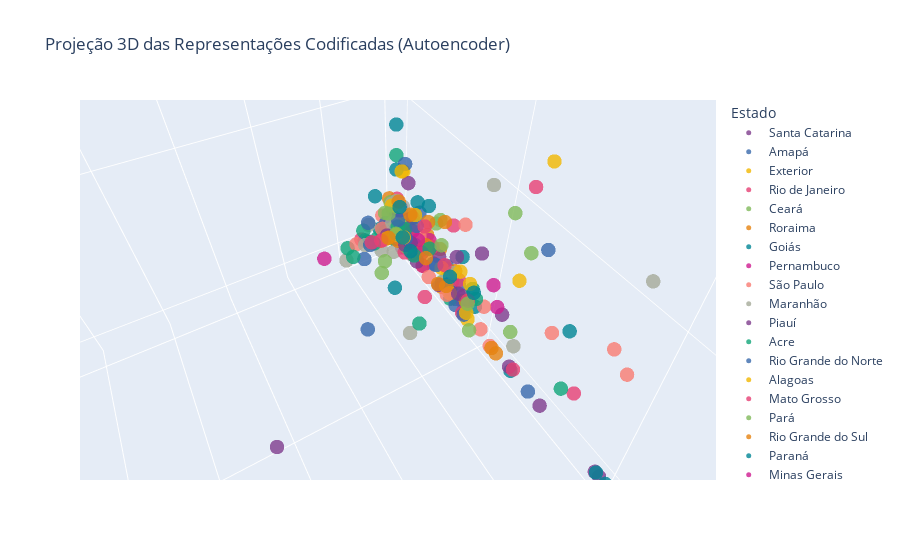

Source (notebook cell):
### Code cell
from sklearn.model_selection import train_test_split
import plotly.express as px

# Separa variável-alvo e preditoras
y = df['Estado']
X = df.drop(columns=['Estado'])

# Converte variáveis categóricas em numéricas (one-hot encoding)
X_encoded = pd.get_dummies(X, drop_first=True)

# Divide em conjuntos de treino e teste
X_train, X_test, y_train, y_test = train_test_split(
    X_encoded, y, test_size=0.2, random_state=42
)

# Cria DataFrame com as 3 primeiras dimensões codificadas (saída do encoder)
df_encoded = pd.DataFrame(X_train_encoded[:, :3], columns=['Dim1', 'Dim2', 'Dim3'])

# Adiciona a coluna da variável-alvo (Estado)
df_encoded['Estado'] = y_train.values

# Gera gráfico 3D interativo com Plotly
fig = px.scatter_3d(
    df_encoded, 
    x='Dim1', 
    y='Dim2', 
    z='Dim3',
    color='Estado',
    title='Projeção 3D das Representações Codificadas (Autoencoder)',
    opacity=0.8,
    color_discrete_sequence=px.colors.qualitative.Bold
)

# Ajusta tamanho dos pontos e exibe o gráfico
fig.update_traces(marker=dict(size=5))
fig.show()

### Figure 1 — Plotly figure (JSON) as saved in the notebook; plotly's stock layout.template omitted (floating-point values rounded to 4 significant figures)
{"data": [{"hovertemplate": "Estado=Santa Catarina<br>Dim1=%{x}<br>Dim2=%{y}<br>Dim3=%{z}<extra></extra>", "legendgroup": "Santa Catarina", "marker": {"color": "rgb(127, 60, 141)", "opacity": 0.8, "size": 5, "symbol": "circle"}, "mode": "markers", "name": "Santa Catarina", "scene": "scene", "showlegend": true, "type": "scatter3d", "x": [0.0, 0.0, 0.0, 0.0, 0.0, 0.004461, 0.02736], "y": [1.193, 0.08735, 0.4396, 0.3141, 0.5566, 0.0, 0.0281], "z": [0.02031, 0.07132, 0.2899, 0.04574, 0.1649, 0.09845, 0.1421]}, {"hovertemplate": "Estado=Amapá<br>Dim1=%{x}<br>Dim2=%{y}<br>Dim3=%{z}<extra></extra>", "legendgroup": "Amapá", "marker": {"color": "rgb(57, 105, 172)", "opacity": 0.8, "size": 5, "symbol": "circle"}, "mode": "markers", "name": "Amapá", "scene": "scene", "showlegend": true, "type": "scatter3d", "x": [0.0, 0.0, 0.0, 0.0, 0.0, 0.01209, 0.0, 0.0, 0.03153, 0.0], "y": [0.05206, 0.0, 0.04948, 0.1415, 0.08738, 0.3847, 0.3635, 0.2355, 0.0, 1.501], "z": [0.08649, 0.01544, 0.005577, 0.2049, 0.04309, 0.1174, 0.02408, 0.06499, 0.04517, 0.0]}, {"hovertemplate": "Estado=Exterior<br>Dim1=%{x}<br>Dim2=%{y}<br>Dim3=%{z}<extra></extra>", "legendgroup": "Exterior", "marker": {"color": "rgb(242, 183, 1)", "opacity": 0.8, "size": 5, "symbol": "circle"}, "mode": "markers", "name": "Exterior", "scene": "scene", "showlegend": true, "type": "scatter3d", "x": [0.006383, 0.00054, 0.0, 0.003572, 0.0], "y": [0.02097, 0.07306, 0.306, 0.04215, 0.2244], "z": [0.00315, 0.0747, 0.108, 0.035, 0.1245]}, {"hovertemplate": "Estado=Rio de Janeiro<br>Dim1=%{x}<br>Dim2=%{y}<br>Dim3=%{z}<extra></extra>", "legendgroup": "Rio de Janeiro", "marker": {"color": "rgb(231, 63, 116)", "opacity": 0.8, "size": 5, "symbol": "circle"}, "mode": "markers", "name": "Rio de Janeiro", "scene": "scene", "showlegend": true, "type": "scatter3d", "x": [0.1694, 0.0, 0.02533, 0.0, 0.05176, 0.1531, 0.0, 0.0, 0.0, 0.0, 0.0], "y": [0.3829, 0.09444, 0.0, 0.55, 0.0, 0.03386, 0.4084, 0.8197, 0.3118, 0.002138, 1.151], "z": [1.446, 0.006444, 0.06857, 0.5713, 0.0, 0.07683, 0.01198, 0.1668, 0.2859, 0.1623, 0.5381]}, {"hovertemplate": "Estado=Ceará<br>Dim1=%{x}<br>Dim2=%{y}<br>Dim3=%{z}<extra></extra>", "legendgroup": "Ceará", "marker": {"color": "rgb(128, 186, 90)", "opacity": 0.8, "size": 5, "symbol": "circle"}, "mode": "markers", "name": "Ceará", "scene": "scene", "showlegend": true, "type": "scatter3d", "x": [0.0, 0.0, 0.0, 0.0, 0.0, 0.1551, 0.08675, 0.0, 0.05296, 0.0, 0.0], "y": [0.2314, 1.043, 0.0, 1.112, 0.07691, 0.1757, 0.0, 1.613, 0.0, 0.2893, 0.5867], "z": [0.231, 0.6092, 0.952, 0.06792, 0.1432, 0.04926, 0.0, 0.1265, 0.0, 0.02916, 0.4203]}, {"hovertemplate": "Estado=Roraima<br>Dim1=%{x}<br>Dim2=%{y}<br>Dim3=%{z}<extra></extra>", "legendgroup": "Roraima", "marker": {"color": "rgb(230, 131, 16)", "opacity": 0.8, "size": 5, "symbol": "circle"}, "mode": "markers", "name": "Roraima", "scene": "scene", "showlegend": true, "type": "scatter3d", "x": [0.01978, 0.0, 0.0, 0.0, 0.8341, 0.08152, 0.02749, 0.0, 0.0, 0.002453, 0.0], "y": [0.04968, 1.399, 0.2043, 0.2912, 1.523, 0.06038, 0.0, 1.373, 0.1227, 0.1939, 0.2621], "z": [0.05942, 0.0, 0.1189, 0.00757, 0.133, 0.08939, 0.1733, 0.0, 0.01336, 0.1558, 0.1529]}, {"hovertemplate": "Estado=Goiás<br>Dim1=%{x}<br>Dim2=%{y}<br>Dim3=%{z}<extra></extra>", "legendgroup": "Goiás", "marker": {"color": "rgb(0, 134, 149)", "opacity": 0.8, "size": 5, "symbol": "circle"}, "mode": "markers", "name": "Goiás", "scene": "scene", "showlegend": true, "type": "scatter3d", "x": [0.0, 0.0, 0.0, 0.0005174, 0.0, 0.0, 0.0, 0.0, 0.06624, 0.0, 0.0, 0.0], "y": [0.1289, 0.6399, 0.4532, 0.0, 0.3335, 0.0, 1.121, 0.07827, 0.0, 1.644, 0.07812, 0.7437], "z": [0.2366, 0.0, 0.08408, 0.0, 0.04003, 0.4275, 0.0413, 0.04407, 0.05627, 1.343, 0.09475, 0.3215]}, {"hovertemplate": "Estado=Pernambuco<br>Dim1=%{x}<br>Dim2=%{y}<br>Dim3=%{z}<extra></extra>", "legendgroup": "Pernambuco", "marker": {"color": "rgb(207, 28, 144)", "opacity": 0.8, "size": 5, "symbol": "circle"}, "mode": "markers", "name": "Pernambuco", "scene": "scene", "showlegend": true, "type": "scatter3d", "x": [0.0, 0.06172, 0.0, 0.0, 0.01586, 0.1003, 0.01217, 0.0, 0.0], "y": [0.3994, 0.2909, 0.02864, 0.5338, 0.06594, 0.1104, 0.2061, 1.595, 0.3371], "z": [0.05139, 0.2433, 0.1438, 0.172, 0.0, 0.1704, 1.714, 0.3337, 0.07901]}, {"hovertemplate": "Estado=São Paulo<br>Dim1=%{x}<br>Dim2=%{y}<br>Dim3=%{z}<extra></extra>", "legendgroup": "São Paulo", "marker": {"color": "rgb(249, 123, 114)", "opacity": 0.8, "size": 5, "symbol": "circle"}, "mode": "markers", "name": "São Paulo", "scene": "scene", "showlegend": true, "type": "scatter3d", "x": [0.0, 0.05491, 0.0, 0.01174, 0.0, 0.0, 0.0, 0.01095, 0.0], "y": [0.8403, 0.0, 0.7076, 0.4992, 0.148, 1.306, 0.3232, 0.07792, 0.3602], "z": [0.3811, 0.1121, 0.27, 0.1427, 0.1134, 0.05235, 0.06491, 0.1195, 0.3264]}, {"hovertemplate": "Estado=Maranhão<br>Dim1=%{x}<br>Dim2=%{y}<br>Dim3=%{z}<extra></extra>", "legendgroup": "Maranhão", "marker": {"color": "rgb(165, 170, 153)", "opacity": 0.8, "size": 5, "symbol": "circle"}, "mode": "markers", "name": "Maranhão", "scene": "scene", "showlegend": true, "type": "scatter3d", "x": [0.0, 0.0, 0.0, 0.0, 0.005073, 0.217, 0.0944, 0.1085, 0.0, 0.2322, 0.0515, 0.0], "y": [0.0, 0.3042, 0.06575, 0.6218, 0.05182, 0.4516, 0.06171, 0.003529, 0.8324, 0.08166, 0.0699, 0.0], "z": [2.226, 0.05435, 0.1406, 0.101, 0.02265, 0.1063, 0.0203, 0.0972, 0.5715, 0.06176, 0.0, 1.688]}, {"hovertemplate": "Estado=Piauí<br>Dim1=%{x}<br>Dim2=%{y}<br>Dim3=%{z}<extra></extra>", "legendgroup": "Piauí", "marker": {"color": "rgb(127, 60, 141)", "opacity": 0.8, "size": 5, "symbol": "circle"}, "mode": "markers", "name": "Piauí", "scene": "scene", "showlegend": true, "type": "scatter3d", "x": [0.05936, 0.0, 0.0, 0.0, 0.01427, 0.0, 0.004841, 0.0, 0.0, 0.009436, 0.0], "y": [0.1449, 2.075, 0.7611, 0.05776, 0.01603, 0.02807, 0.6343, 0.2746, 0.3996, 0.2738, 0.9728], "z": [0.1328, 0.0, 0.0, 0.07731, 0.0, 0.1328, 0.01839, 0.0, 0.07621, 0.1356, 0.0]}, {"hovertemplate": "Estado=Acre<br>Dim1=%{x}<br>Dim2=%{y}<br>Dim3=%{z}<extra></extra>", "legendgroup": "Acre", "marker": {"color": "rgb(17, 165, 121)", "opacity": 0.8, "size": 5, "symbol": "circle"}, "mode": "markers", "name": "Acre", "scene": "scene", "showlegend": true, "type": "scatter3d", "x": [0.02315, 0.0, 0.0, 0.0, 0.0, 0.1919, 0.06888, 0.0, 0.0, 0.06038, 0.07512], "y": [0.7981, 1.442, 0.8984, 0.3406, 1.888, 0.0, 0.09475, 0.4307, 1.431, 0.0156, 0.0], "z": [0.1765, 0.05818, 0.6726, 0.0, 0.0, 0.02646, 0.09221, 0.1403, 0.03781, 0.06377, 0.01978]}, {"hovertemplate": "Estado=Rio Grande do Norte<br>Dim1=%{x}<br>Dim2=%{y}<br>Dim3=%{z}<extra></extra>", "legendgroup": "Rio Grande do Norte", "marker": {"color": "rgb(57, 105, 172)", "opacity": 0.8, "size": 5, "symbol": "circle"}, "mode": "markers", "name": "Rio Grande do Norte", "scene": "scene", "showlegend": true, "type": "scatter3d", "x": [0.0, 0.0, 0.0, 0.1555, 0.1258, 0.0, 0.0, 0.0413, 0.0, 0.001615, 0.0, 0.0], "y": [0.3028, 1.11, 1.169, 0.05051, 0.0, 0.0, 1.237, 0.0, 0.3223, 0.126, 0.3695, 0.3304], "z": [0.1168, 0.1565, 0.001389, 0.0, 0.03153, 0.663, 0.02763, 0.07283, 0.05216, 0.055, 0.0, 0.9227]}, {"hovertemplate": "Estado=Alagoas<br>Dim1=%{x}<br>Dim2=%{y}<br>Dim3=%{z}<extra></extra>", "legendgroup": "Alagoas", "marker": {"color": "rgb(242, 183, 1)", "opacity": 0.8, "size": 5, "symbol": "circle"}, "mode": "markers", "name": "Alagoas", "scene": "scene", "showlegend": true, "type": "scatter3d", "x": [0.0, 0.02973, 0.005039, 0.0, 0.0, 0.0, 0.0, 0.0, 0.0, 0.0, 0.07945], "y": [0.1757, 0.06148, 0.05786, 0.4339, 0.1072, 0.04217, 0.3344, 1.554, 0.2795, 0.2582, 0.09811], "z": [0.0, 0.1079, 0.09246, 0.0, 0.1151, 0.294, 0.02108, 1.177, 0.08628, 1.108, 0.1178]}, {"hovertemplate": "Estado=Mato Grosso<br>Dim1=%{x}<br>Dim2=%{y}<br>Dim3=%{z}<extra></extra>", "legendgroup": "Mato Grosso", "marker": {"color": "rgb(231, 63, 116)", "opacity": 0.8, "size": 5, "symbol": "circle"}, "mode": "markers", "name": "Mato Grosso", "scene": "scene", "showlegend": true, "type": "scatter3d", "x": [0.0, 0.0, 0.02068, 0.0, 0.0, 0.002482, 0.0, 0.0, 0.08391, 0.0], "y": [0.2229, 0.0, 0.09198, 0.6458, 0.2845, 0.1134, 0.4058, 0.02373, 0.3197, 0.367], "z": [0.1294, 0.0, 0.0, 0.01562, 0.8352, 0.0, 0.0004054, 0.0, 0.03814, 0.115]}, {"hovertemplate": "Estado=Pará<br>Dim1=%{x}<br>Dim2=%{y}<br>Dim3=%{z}<extra></extra>", "legendgroup": "Pará", "marker": {"color": "rgb(128, 186, 90)", "opacity": 0.8, "size": 5, "symbol": "circle"}, "mode": "markers", "name": "Pará", "scene": "scene", "showlegend": true, "type": "scatter3d", "x": [0.0, 0.0, 0.06096, 0.02344, 0.0, 0.0, 0.0, 0.02954, 0.006278, 0.0, 0.08457, 0.0], "y": [0.2511, 1.322, 0.06958, 0.0, 0.0, 0.5981, 0.0, 0.1133, 0.0, 1.495, 0.2116, 0.5148], "z": [0.2589, 0.1452, 0.2202, 0.03477, 0.1275, 0.1374, 0.0, 0.152, 0.04342, 0.7192, 0.1587, 0.4793]}, {"hovertemplate": "Estado=Rio Grande do Sul<br>Dim1=%{x}<br>Dim2=%{y}<br>Dim3=%{z}<extra></extra>", "legendgroup": "Rio Grande do Sul", "marker": {"color": "rgb(230, 131, 16)", "opacity": 0.8, "size": 5, "symbol": "circle"}, "mode": "markers", "name": "Rio Grande do Sul", "scene": "scene", "showlegend": true, "type": "scatter3d", "x": [0.0, 0.0, 0.004411, 0.0, 0.01182, 0.002197, 0.0, 0.04771, 0.06269, 0.0, 0.0], "y": [1.075, 0.1886, 0.197, 1.201, 0.1792, 0.03065, 0.4124, 0.09286, 0.0, 1.262, 0.3455], "z": [0.7007, 0.1062, 0.2123, 0.1145, 0.08363, 0.01788, 0.06616, 0.06947, 0.0, 0.01053, 0.1336]}, {"hovertemplate": "Estado=Paraná<br>Dim1=%{x}<br>Dim2=%{y}<br>Dim3=%{z}<extra></extra>", "legendgroup": "Paraná", "marker": {"color": "rgb(0, 134, 149)", "opacity": 0.8, "size": 5, "symbol": "circle"}, "mode": "markers", "name": "Paraná", "scene": "scene", "showlegend": true, "type": "scatter3d", "x": [0.114, 0.0, 0.04471, 0.0, 0.0, 0.0, 0.0, 0.1149, 0.0, 0.1291], "y": [0.0, 2.026, 0.0, 0.3682, 0.0, 1.257, 1.828, 0.07326, 0.0, 0.2137], "z": [0.02067, 0.0, 0.03473, 0.2138, 0.0, 0.0, 0.0, 0.2669, 0.2749, 0.0]}, {"hovertemplate": "Estado=Minas Gerais<br>Dim1=%{x}<br>Dim2=%{y}<br>Dim3=%{z}<extra></extra>", "legendgroup": "Minas Gerais", "marker": {"color": "rgb(207, 28, 144)", "opacity": 0.8, "size": 5, "symbol": "circle"}, "mode": "markers", "name": "Minas Gerais", "scene": "scene", "showlegend": true, "type": "scatter3d", "x": [1.184, 0.004708, 0.07384, 0.0002769, 0.06201, 0.06232, 0.0, 0.0, 0.0, 0.0], "y": [0.247, 0.1132, 0.2754, 0.002527, 0.0, 1.374, 0.5033, 0.1396, 1.065, 0.176], "z": [0.7215, 0.1088, 0.186, 0.0, 0.0, 0.0, 0.2301, 0.08892, 0.09444, 0.0]}, {"hovertemplate": "Estado=Bahia<br>Dim1=%{x}<br>Dim2=%{y}<br>Dim3=%{z}<extra></extra>", "legendgroup": "Bahia", "marker": {"color": "rgb(249, 123, 114)", "opacity": 0.8, "size": 5, "symbol": "circle"}, "mode": "markers", "name": "Bahia", "scene": "scene", "showlegend": true, "type": "scatter3d", "x": [0.0, 0.0, 0.0, 0.05732, 0.1578, 0.0, 0.04647, 0.05721, 0.0, 0.0], "y": [1.329, 1.554, 0.5447, 0.0, 0.0, 0.3215, 0.2804, 0.0, 0.4947, 0.8855], "z": [0.07743, 0.1201, 0.0, 0.0, 0.02924, 0.0, 0.07032, 0.0533, 0.02228, 0.3534]}, {"hovertemplate": "Estado=Não informado<br>Dim1=%{x}<br>Dim2=%{y}<br>Dim3=%{z}<extra></extra>", "legendgroup": "Não informado", "marker": {"color": "rgb(165, 170, 153)", "opacity": 0.8, "size": 5, "symbol": "circle"}, "mode": "markers", "name": "Não informado", "scene": "scene", "showlegend": true, "type": "scatter3d", "x": [0.06634, 0.1254, 0.0, 0.01764, 0.003247, 0.0], "y": [0.08859, 0.0, 0.3362, 0.001108, 0.006279, 0.04123], "z": [0.2308, 0.009007, 0.1173, 0.06406, 0.1573, 0.1572]}, {"hovertemplate": "Estado=Sergipe<br>Dim1=%{x}<br>Dim2=%{y}<br>Dim3=%{z}<extra></extra>", "legendgroup": "Sergipe", "marker": {"color": "rgb(127, 60, 141)", "opacity": 0.8, "size": 5, "symbol": "circle"}, "mode": "markers", "name": "Sergipe", "scene": "scene", "showlegend": true, "type": "scatter3d", "x": [0.03907, 0.0, 0.0, 0.0, 0.0, 0.03531, 0.6251, 0.006013, 0.08088, 0.0, 0.0], "y": [0.0, 0.3443, 0.06127, 0.3739, 0.07241, 0.1111, 0.7209, 0.1494, 0.2246, 0.103, 0.9593], "z": [0.01402, 0.1924, 0.0, 0.0601, 0.2705, 0.1283, 0.4304, 0.0, 0.1867, 0.1565, 0.0]}, {"hovertemplate": "Estado=Amazonas<br>Dim1=%{x}<br>Dim2=%{y}<br>Dim3=%{z}<extra></extra>", "legendgroup": "Amazonas", "marker": {"color": "rgb(17, 165, 121)", "opacity": 0.8, "size": 5, "symbol": "circle"}, "mode": "markers", "name": "Amazonas", "scene": "scene", "showlegend": true, "type": "scatter3d", "x": [0.0, 0.0, 0.0, 0.0, 0.09159, 0.0, 0.0, 0.1858, 0.1352, 0.1559, 0.0, 0.03092, 0.0], "y": [0.1209, 0.0, 0.2077, 1.256, 0.0, 1.545, 0.4511, 0.02711, 0.3739, 0.06094, 0.007471, 0.1094, 0.0], "z": [0.0, 1.119, 0.1077, 0.08953, 0.0, 1.343, 0.1172, 0.005475, 0.0, 0.1386, 0.04385, 0.1266, 0.3266]}, {"hovertemplate": "Estado=Paraíba<br>Dim1=%{x}<br>Dim2=%{y}<br>Dim3=%{z}<extra></extra>", "legendgroup": "Paraíba", "marker": {"color": "rgb(57, 105, 172)", "opacity": 0.8, "size": 5, "symbol": "circle"}, "mode": "markers", "name": "Paraíba", "scene": "scene", "showlegend": true, "type": "scatter3d", "x": [0.0, 0.0, 0.0, 0.9417, 0.0, 0.1066, 0.3355, 0.0, 0.0, 0.0, 0.109, 0.0], "y": [0.0103, 0.1291, 0.7137, 0.2769, 0.05226, 0.0, 0.442, 0.4132, 0.2505, 0.6249, 0.0, 0.06346], "z": [0.07622, 0.1419, 0.0, 0.6486, 0.3265, 0.0, 0.1956, 0.0, 0.07201, 0.463, 0.1037, 0.03411]}, {"hovertemplate": "Estado=Tocantins<br>Dim1=%{x}<br>Dim2=%{y}<br>Dim3=%{z}<extra></extra>", "legendgroup": "Tocantins", "marker": {"color": "rgb(242, 183, 1)", "opacity": 0.8, "size": 5, "symbol": "circle"}, "mode": "markers", "name": "Tocantins", "scene": "scene", "showlegend": true, "type": "scatter3d", "x": [0.0, 0.03886, 0.0, 0.0, 0.0, 0.006866, 0.0381, 0.01772, 0.0, 0.0, 0.003021], "y": [0.578, 0.1151, 0.117, 0.4169, 0.368, 0.5799, 0.0, 0.0, 0.03257, 0.4229, 0.0], "z": [0.3212, 0.09868, 0.1776, 0.1478, 0.1529, 0.6496, 0.0, 0.1392, 0.2883, 0.02087, 0.0]}, {"hovertemplate": "Estado=Distrito Federal<br>Dim1=%{x}<br>Dim2=%{y}<br>Dim3=%{z}<extra></extra>", "legendgroup": "Distrito Federal", "marker": {"color": "rgb(231, 63, 116)", "opacity": 0.8, "size": 5, "symbol": "circle"}, "mode": "markers", "name": "Distrito Federal", "scene": "scene", "showlegend": true, "type": "scatter3d", "x": [0.06232, 0.0, 0.1001, 0.0, 0.0, 0.0, 0.0], "y": [0.0, 0.1736, 0.0, 0.4202, 0.293, 1.084, 1.286], "z": [0.0, 0.1743, 0.009869, 0.0761, 0.111, 0.0, 0.0]}, {"hovertemplate": "Estado=Espírito Santo<br>Dim1=%{x}<br>Dim2=%{y}<br>Dim3=%{z}<extra></extra>", "legendgroup": "Espírito Santo", "marker": {"color": "rgb(128, 186, 90)", "opacity": 0.8, "size": 5, "symbol": "circle"}, "mode": "markers", "name": "Espírito Santo", "scene": "scene", "showlegend": true, "type": "scatter3d", "x": [0.0, 0.0508, 0.0, 0.01362, 0.0, 0.0195, 0.04454, 0.1362, 0.0], "y": [0.5683, 0.03669, 0.3027, 0.01961, 0.4218, 0.4693, 0.0, 0.1641, 0.2673], "z": [1.201, 0.1459, 1.218, 0.02557, 0.06376, 0.0, 0.1193, 0.08259, 0.1736]}, {"hovertemplate": "Estado=Rondônia<br>Dim1=%{x}<br>Dim2=%{y}<br>Dim3=%{z}<extra></extra>", "legendgroup": "Rondônia", "marker": {"color": "rgb(230, 131, 16)", "opacity": 0.8, "size": 5, "symbol": "circle"}, "mode": "markers", "name": "Rondônia", "scene": "scene", "showlegend": true, "type": "scatter3d", "x": [0.0, 0.0, 0.0, 0.0, 0.0, 0.0, 0.03328, 0.0, 0.0, 0.0], "y": [0.5528, 0.3131, 0.2695, 0.5738, 0.192, 0.01446, 0.0, 0.1867, 0.0893, 0.2723], "z": [0.0, 0.03447, 0.0, 0.0, 0.05092, 0.1592, 0.0, 0.7285, 0.1585, 0.2682]}, {"hovertemplate": "Estado=Mato Grosso do Sul<br>Dim1=%{x}<br>Dim2=%{y}<br>Dim3=%{z}<extra></extra>", "legendgroup": "Mato Grosso do Sul", "marker": {"color": "rgb(0, 134, 149)", "opacity": 0.8, "size": 5, "symbol": "circle"}, "mode": "markers", "name": "Mato Grosso do Sul", "scene": "scene", "showlegend": true, "type": "scatter3d", "x": [0.03496, 0.0, 0.0, 0.0, 0.0, 0.0, 0.0, 0.0], "y": [0.2394, 0.9917, 0.3254, 0.09665, 0.4382, 0.04314, 0.02075, 0.9621], "z": [0.316, 0.0, 0.08946, 0.0, 0.1313, 0.02134, 0.1404, 0.001592]}, {"hovertemplate": "Estado=Não identificado<br>Dim1=%{x}<br>Dim2=%{y}<br>Dim3=%{z}<extra></extra>", "legendgroup": "Não identificado", "marker": {"color": "rgb(207, 28, 144)", "opacity": 0.8, "size": 5, "symbol": "circle"}, "mode": "markers", "name": "Não identificado", "scene": "scene", "showlegend": true, "type": "scatter3d", "x": [0.279], "y": [0.0], "z": [0.02025]}, {"hovertemplate": "Estado=Não se aplica<br>Dim1=%{x}<br>Dim2=%{y}<br>Dim3=%{z}<extra></extra>", "legendgroup": "Não se aplica", "marker": {"color": "rgb(249, 123, 114)", "opacity": 0.8, "size": 5, "symbol": "circle"}, "mode": "markers", "name": "Não se aplica", "scene": "scene", "showlegend": true, "type": "scatter3d", "x": [0.0], "y": [1.067], "z": [0.01805]}, {"hovertemplate": "Estado= Não identificado<br>Dim1=%{x}<br>Dim2=%{y}<br>Dim3=%{z}<extra></extra>", "legendgroup": " Não identificado", "marker": {"color": "rgb(165, 170, 153)", "opacity": 0.8, "size": 5, "symbol": "circle"}, "mode": "markers", "name": " Não identificado", "scene": "scene", "showlegend": true, "type": "scatter3d", "x": [0.0], "y": [0.435], "z": [0.5008]}], "layout": {"autosize": true, "legend": {"title": {"text": "Estado"}, "tracegroupgap": 0}, "scene": {"aspectmode": "auto", "aspectratio": {"x": 0.6719, "y": 1.178, "z": 1.264}, "camera": {"center": {"x": 0, "y": 0, "z": 0}, "eye": {"x": 0.003214, "y": 0.005571, "z": 0.007658}, "projection": {"type": "perspective"}, "up": {"x": 0, "y": 0, "z": 1}}, "domain": {"x": [0, 1], "y": [0, 1]}, "xaxis": {"title": {"text": "Dim1"}, "type": "linear"}, "yaxis": {"title": {"text": "Dim2"}, "type": "linear"}, "zaxis": {"title": {"text": "Dim3"}, "type": "linear"}}, "title": {"text": "Projeção 3D das Representações Codificadas (Autoencoder)"}}}
